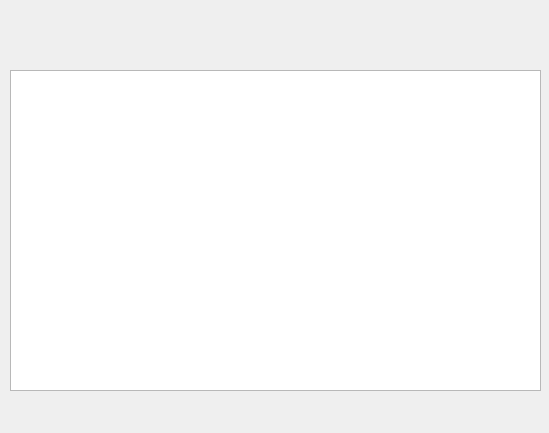
<?xml version="1.0" encoding="UTF-8"?>
<ui version="4.0">
 <class>McDownloadPage</class>
 <widget class="QWidget" name="McDownloadPage">
  <property name="geometry">
   <rect>
    <x>0</x>
    <y>0</y>
    <width>549</width>
    <height>433</height>
   </rect>
  </property>
  <property name="windowTitle">
   <string>Download</string>
  </property>
  <widget class="ListWidget" name="ListWidget">
   <property name="geometry">
    <rect>
     <x>10</x>
     <y>70</y>
     <width>531</width>
     <height>321</height>
    </rect>
   </property>
  </widget>
  <widget class="Pivot" name="Pivot">
   <property name="geometry">
    <rect>
     <x>10</x>
     <y>10</y>
     <width>219</width>
     <height>47</height>
    </rect>
   </property>
  </widget>
 </widget>
 <customwidgets>
  <customwidget>
   <class>Pivot</class>
   <extends>QWidget</extends>
   <header>qfluentwidgets</header>
  </customwidget>
  <customwidget>
   <class>ListWidget</class>
   <extends>QListWidget</extends>
   <header>qfluentwidgets</header>
  </customwidget>
 </customwidgets>
 <resources/>
 <connections/>
</ui>
